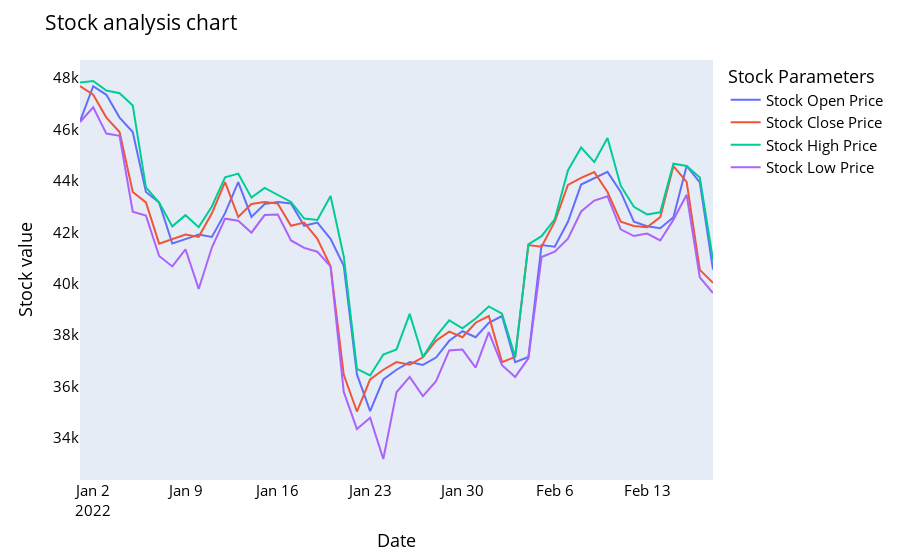

Source (notebook cell):
### Code cell
names = cycle(['Stock Open Price','Stock Close Price','Stock High Price','Stock Low Price'])

fig = px.line(y_2020, x=y_2020.Date, y=[y_2020['Open'], y_2020['Close'], 
                                          y_2020['High'], y_2020['Low']],
             labels={'Date': 'Date','value':'Stock value'})
fig.update_layout(title_text='Stock analysis chart', font_size=15, font_color='black',legend_title_text='Stock Parameters')
fig.for_each_trace(lambda t:  t.update(name = next(names)))
fig.update_xaxes(showgrid=False)
fig.update_yaxes(showgrid=False)

fig.show()
